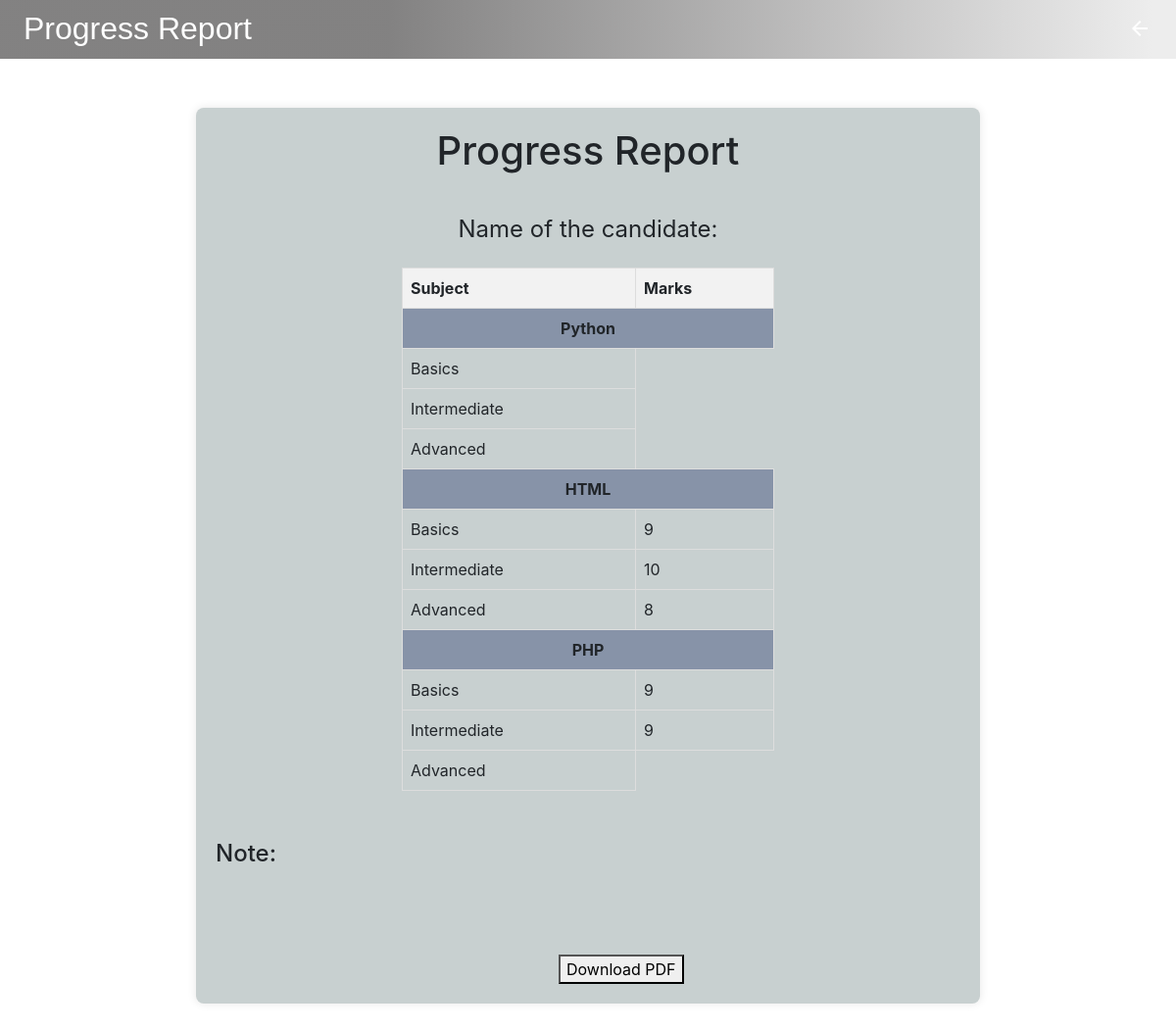
Screenshot of /accounts/ProgressCard/ (signed in) with the database file from the repository.
### exam/models.py (models this page shows)
class TestResult(models.Model):
    user = models.ForeignKey(CustUser, on_delete=models.CASCADE)
    options=(
        ('Basic','Basic'),
        ('BasicHTML','BasicHTML'),
        ('BasicPHP','BasicPHP'),
        ('Intermediate','Intermediate'),
        ('IntermediateHTML','IntermediateHTML'),
        ('IntermediatePHP','IntermediatePHP'),
        ('Advanced','Advanced'),
        ('AdvancedHTML','AdvancedHTML'),
        ('AdvancedPHP','AdvancedPHP')
    )
    section=models.CharField(max_length=100,choices=options,default='Basic')
    score = models.IntegerField()
    date_taken = models.DateTimeField(auto_now_add=True)
    is_active_fields = models.BooleanField(default = False,null=True,blank = True)

### accounts/views.py (the view)
# urls.py: path('ProgressCard/', ProgressCard.as_view(), name='ProgressCard'),
class ProgressCard(TemplateView):
    template_name = 'progress.html'
    def get_context_data(self, **kwargs):
        context = super().get_context_data(**kwargs)
        context['data'] = CustUser.objects.get(id=self.request.user.id)
        context['score'] = TestResult.objects.filter(user=self.request.user)
        return context

### accounts/templates/progress.html (shortened to what this page needs)
<!DOCTYPE html>
<html lang="en">
<head>
    <link rel="stylesheet" href="https://cdn.jsdelivr.net/npm/bootstrap@4.6.2/dist/css/bootstrap.min.css">
</head>
<body>
    <div class="navbar sticky-top">
        <h2 class="ml-2">Progress Report</h2>
        <a href="{% url 'h' %}" class="" style="margin-left: 60%;padding: 9px;"><span class="material-symbols-outlined">
           </span></a>
    </div>
    <div class="prog">
        <h1 style="text-align: center;">Progress Report</h1><br>
        <div class="userdtl" style="text-align: center;">Name of the candidate:  </div>
        <table>
            <tr>
                <th>Subject</th>
                <th>Marks</th>
            </tr>
            <tr>
                <td colspan="2" style="background-color: rgb(135, 147, 168); text-align: center; font-weight: bold;">Python</td>
            </tr>
            <tr>
                <td>Basics</td>
            </tr>
            <tr>
                <td>Intermediate</td>
            </tr>
            <tr>
                <td>Advanced</td>
            </tr>
            <tr>
                <td colspan="2" style="background-color: rgb(135, 147, 168); text-align: center; font-weight: bold;">HTML</td>
            </tr>
            <tr>
                <td>Basics</td>
                {% for i in score %}
                   {% if i.section == "BasicHTML" %}
                      <td>{{ i.score }}</td>
                   {% endif %}
                {%endfor%}
            </tr>
            <tr>
                <td>Intermediate</td>
                {% for i in score %}
                   {% if i.section == "IntermediateHTML" %}
                      <td>{{ i.score }}</td>
                   {% endif %}
                {%endfor%}
            </tr>
            <tr>
                <td>Advanced</td>
                {% for i in score %}
                   {% if i.section == "AdvancedHTML" %}
                      <td>{{ i.score }}</td>
                   {% endif %}
                   {%endfor%}
            </tr>
            <tr>
                <td colspan="2" style="background-color: rgb(135, 147, 168); text-align: center; font-weight: bold;">PHP</td>
            </tr>
            <tr>
                <td>Basics</td>
                {% for i in score %}
                   {% if i.section == "BasicPHP" %}
                      <td>{{ i.score }}</td>
                   {% endif %}
                   {%endfor%}
            </tr>
            <tr>
                <td>Intermediate</td>
                {% for i in score %}
                   {% if i.section == "IntermediatePHP" %}
                      <td>{{ i.score }}</td>
                   {% endif %}
                   {%endfor%}
            </tr>
            <tr>
                <td>Advanced</td>
            </tr>
        </table>
        <div style="margin-top: 50px;">
            <h4>Note:</h4>
        </div>
        <br><br><br>
        <button  onclick="printPage()" style="margin-left: 350px;">Download PDF</button>
    </div>
</body>
</html>

### accounts/templates/progress.html (style rules this page uses)
.navbar { background: rgb(124,123,123); background: linear-gradient(90deg, rgba(124,123,123,0.9501050420168067) 33%, rgba(237,237,237,1) 98%); padding-bottom: 20px; font-size: 20px; font-weight: 200; font-family: "Raleway", sans-serif; color: white; overflow: hidden; box-shadow: #333; height: 60px; opacity: 1.5rem; }
.navbar a { float: left; display: block; color: white; text-align: center; text-decoration: none; font-size: 17px; }
.prog { background-color: rgb(200, 208, 208); border-radius: 8px; box-shadow: 0 0 10px rgba(0, 0, 0, 0.1); max-width: 800px; margin: 50px auto; padding: 20px; }
.userdtl { font-size: 1.5em; margin-bottom: 20px; }
table { width: 50%; margin: auto; border-collapse: collapse; margin-top: 20px; }
th, td { border: 1px solid #dddddd; text-align: left; padding: 8px; }
th { background-color: #f2f2f2; }

### rows the page displays
TestResult: score "9"
TestResult: score "10"
TestResult: score "8"
TestResult: score "9"
TestResult: score "9"
